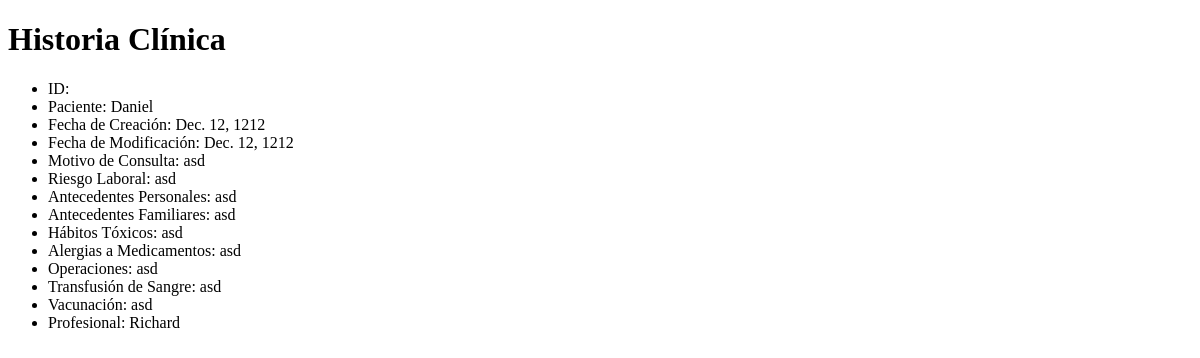
/historia_clinica/1/, run on an earlier commit of the app's database.
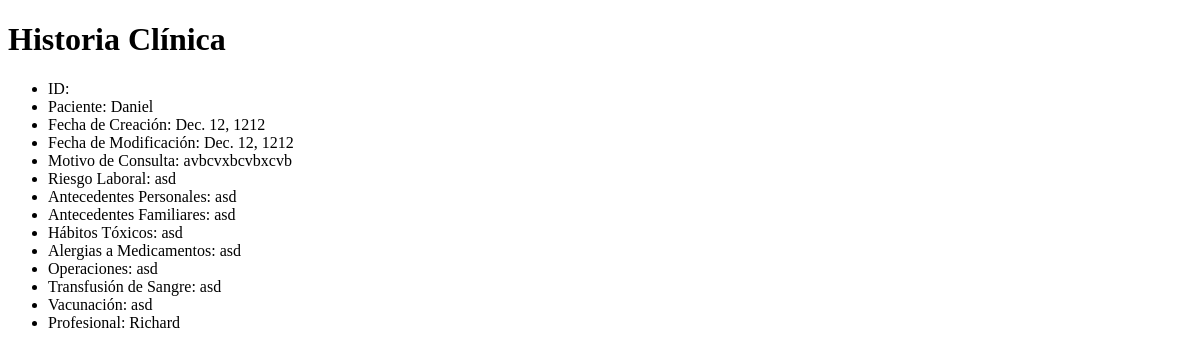
And on a later commit of the database.
### Control/models.py (models this page shows, shortened)
class HistoriaClinica(models.Model):
    paciente = models.OneToOneField(Paciente, on_delete=models.CASCADE, primary_key=True)
    fecha_creacion = models.DateField()
    fecha_modificacion = models.DateField()
    motivo_consulta = models.CharField(max_length=255)
    riesgo_laboral = models.CharField(max_length=255)
    ap_personal = models.CharField(max_length=255)
    ap_familiar = models.CharField(max_length=255)
    habitos_toxicos = models.CharField(max_length=255)
    alergico_medic = models.CharField(max_length=255)
    operaciones = models.CharField(max_length=255)
    transfusion_sangre = models.CharField(max_length=255)
    vacunacion = models.CharField(max_length=255)
    profesional = models.ForeignKey(Profesional, on_delete=models.CASCADE)

class Paciente(models.Model):
    id_paciente = models.IntegerField(primary_key=True)
    nombre = models.CharField(max_length=255)
    apellidos = models.CharField(max_length=255)
    carnet_id = models.IntegerField()
    edad = models.IntegerField()
    direccion = models.CharField(max_length=255)
    OCUPACIONES_CHOICES = (
        ('estudiante', 'Estudiante'),
        ('trabajador', 'Trabajador'),
    )
    ocupacion = models.CharField(max_length=255, choices=OCUPACIONES_CHOICES)
    CARRERAS_CHOICES = (
        ('ing-informatico', 'Ing. Informático'),
        ('ing-mecanico', 'Ing. Mecánico'),
        ('ing-industrial', 'Ing. Industrial'),
        ('ing-quimico', 'Ing. Químico'),
        ('ing-agronomo', 'Ing. Agrónomo'),
        ('lic-contabilidad', 'Lic. Contabilidad'),
        ('lic-economia', 'Lic. Economía'),
        ('lic-derecho', 'Lic. Derecho'),
        ('lic-cultura-fisica', 'Lic. Cultura Física'),
        ('lic-estudios-socioculturales', 'Lic. Estudios Socioculturales'),
    )
    carrera = models.CharField(max_length=255, choices=CARRERAS_CHOICES, null=True, blank=True)
    def __str__(self):
        return self.nombre

class Profesional(models.Model):
    id_profesional = models.IntegerField(primary_key=True)
    nombre = models.CharField(max_length=255)
    apellidos = models.CharField(max_length=255)
    carnet_id = models.IntegerField()
    def __str__(self):
        return self.nombre

### Control/views.py (the view)
# urls.py: path('historia_clinica/<int:historia_id>/', views.ver_historia_clinica, name='ver_historia_clinica'),
def ver_historia_clinica(request, historia_id):
    historia_clinica = get_object_or_404(HistoriaClinica, pk=historia_id)
    return render(request, 'ver_historia_clinica.html', {'historia_clinica': historia_clinica})

### Control/templates/ver_historia_clinica.html (shortened to what this page needs)
<!DOCTYPE html>
<html>
	<head>
	</head>
	<body>
		<h1>Historia Clínica</h1>
		<ul>
			<li>ID: {{ historia_clinica.paciente.id }}</li>
			<li>Paciente: {{ historia_clinica.paciente }}</li>
			<li>Fecha de Creación: {{ historia_clinica.fecha_creacion }}</li>
			<li>Fecha de Modificación: {{ historia_clinica.fecha_modificacion }}</li>
			<li>Motivo de Consulta: {{ historia_clinica.motivo_consulta }}</li>
			<li>Riesgo Laboral: {{ historia_clinica.riesgo_laboral }}</li>
			<li>Antecedentes Personales: {{ historia_clinica.ap_personal }}</li>
			<li>Antecedentes Familiares: {{ historia_clinica.ap_familiar }}</li>
			<li>Hábitos Tóxicos: {{ historia_clinica.habitos_toxicos }}</li>
			<li>Alergias a Medicamentos: {{ historia_clinica.alergico_medic }}</li>
			<li>Operaciones: {{ historia_clinica.operaciones }}</li>
			<li>Transfusión de Sangre: {{ historia_clinica.transfusion_sangre }}</li>
			<li>Vacunación: {{ historia_clinica.vacunacion }}</li>
			<li>Profesional: {{ historia_clinica.profesional }}</li>
		</ul>
	</body>
</html>

What changed in the data, as far as the page shows it:
changed HistoriaClinica "Dec. 12, 1212": motivo_consulta "asd" → "avbcvxbcvbxcvb"
